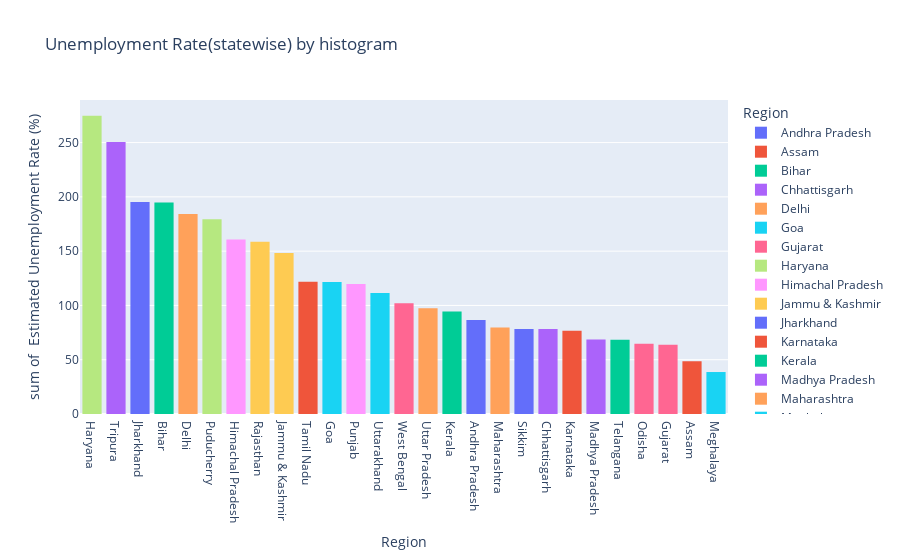

This figure's notebook cell:
### Code cell
# USING HISTOGRAM  TO ANALYSIS
# x AS REGION AND y AS ESTIMATED UNEMPLOYMENT RATE IN DESCENDING ORDER
fg=px.histogram(rate,x='Region',y=' Estimated Unemployment Rate (%)',color='Region',
         title='Unemployment Rate(statewise) by histogram',template='plotly')
fg.update_layout(xaxis={'categoryorder':'total descending'})
fg.show()

### Figure 1 — Plotly figure (JSON) as saved in the notebook; plotly's stock layout.template omitted (floating-point values rounded to 4 significant figures)
{"data": [{"alignmentgroup": "True", "bingroup": "x", "histfunc": "sum", "hovertemplate": "Region=%{x}<br>sum of  Estimated Unemployment Rate (%)=%{y}<extra></extra>", "legendgroup": "Andhra Pradesh", "marker": {"color": "#636efa", "pattern": {"shape": ""}}, "name": "Andhra Pradesh", "offsetgroup": "Andhra Pradesh", "orientation": "v", "showlegend": true, "type": "histogram", "x": ["Andhra Pradesh", "Andhra Pradesh", "Andhra Pradesh", "Andhra Pradesh", "Andhra Pradesh", "Andhra Pradesh", "Andhra Pradesh", "Andhra Pradesh", "Andhra Pradesh", "Andhra Pradesh"], "xaxis": "x", "y": [5.48, 5.83, 5.79, 20.51, 17.43, 3.31, 8.34, 6.96, 6.4, 6.59], "yaxis": "y"}, {"alignmentgroup": "True", "bingroup": "x", "histfunc": "sum", "hovertemplate": "Region=%{x}<br>sum of  Estimated Unemployment Rate (%)=%{y}<extra></extra>", "legendgroup": "Assam", "marker": {"color": "#EF553B", "pattern": {"shape": ""}}, "name": "Assam", "offsetgroup": "Assam", "orientation": "v", "showlegend": true, "type": "histogram", "x": ["Assam", "Assam", "Assam", "Assam", "Assam", "Assam", "Assam", "Assam", "Assam", "Assam"], "xaxis": "x", "y": [4.66, 4.41, 4.77, 11.06, 9.55, 0.6, 3.77, 5.53, 1.19, 3.02], "yaxis": "y"}, {"alignmentgroup": "True", "bingroup": "x", "histfunc": "sum", "hovertemplate": "Region=%{x}<br>sum of  Estimated Unemployment Rate (%)=%{y}<extra></extra>", "legendgroup": "Bihar", "marker": {"color": "#00cc96", "pattern": {"shape": ""}}, "name": "Bihar", "offsetgroup": "Bihar", "orientation": "v", "showlegend": true, "type": "histogram", "x": ["Bihar", "Bihar", "Bihar", "Bihar", "Bihar", "Bihar", "Bihar", "Bihar", "Bihar", "Bihar"], "xaxis": "x", "y": [10.61, 10.29, 15.43, 46.64, 45.96, 17.82, 12.79, 13.44, 11.91, 9.82], "yaxis": "y"}, {"alignmentgroup": "True", "bingroup": "x", "histfunc": "sum", "hovertemplate": "Region=%{x}<br>sum of  Estimated Unemployment Rate (%)=%{y}<extra></extra>", "legendgroup": "Chhattisgarh", "marker": {"color": "#ab63fa", "pattern": {"shape": ""}}, "name": "Chhattisgarh", "offsetgroup": "Chhattisgarh", "orientation": "v", "showlegend": true, "type": "histogram", "x": ["Chhattisgarh", "Chhattisgarh", "Chhattisgarh", "Chhattisgarh", "Chhattisgarh", "Chhattisgarh", "Chhattisgarh", "Chhattisgarh", "Chhattisgarh", "Chhattisgarh"], "xaxis": "x", "y": [9.65, 8.38, 7.54, 3.41, 10.5, 14.23, 10.27, 5.63, 1.96, 6.62], "yaxis": "y"}, {"alignmentgroup": "True", "bingroup": "x", "histfunc": "sum", "hovertemplate": "Region=%{x}<br>sum of  Estimated Unemployment Rate (%)=%{y}<extra></extra>", "legendgroup": "Delhi", "marker": {"color": "#FFA15A", "pattern": {"shape": ""}}, "name": "Delhi", "offsetgroup": "Delhi", "orientation": "v", "showlegend": true, "type": "histogram", "x": ["Delhi", "Delhi", "Delhi", "Delhi", "Delhi", "Delhi", "Delhi", "Delhi", "Delhi", "Delhi"], "xaxis": "x", "y": [22.23, 14.84, 17.04, 16.68, 42.27, 18.19, 20.3, 13.79, 12.53, 6.27], "yaxis": "y"}, {"alignmentgroup": "True", "bingroup": "x", "histfunc": "sum", "hovertemplate": "Region=%{x}<br>sum of  Estimated Unemployment Rate (%)=%{y}<extra></extra>", "legendgroup": "Goa", "marker": {"color": "#19d3f3", "pattern": {"shape": ""}}, "name": "Goa", "offsetgroup": "Goa", "orientation": "v", "showlegend": true, "type": "histogram", "x": ["Goa", "Goa", "Goa", "Goa", "Goa", "Goa", "Goa", "Goa", "Goa", "Goa"], "xaxis": "x", "y": [8.89, 2.81, 5.25, 13.31, 21.25, 9.96, 17.07, 16.21, 15.38, 11.54], "yaxis": "y"}, {"alignmentgroup": "True", "bingroup": "x", "histfunc": "sum", "hovertemplate": "Region=%{x}<br>sum of  Estimated Unemployment Rate (%)=%{y}<extra></extra>", "legendgroup": "Gujarat", "marker": {"color": "#FF6692", "pattern": {"shape": ""}}, "name": "Gujarat", "offsetgroup": "Gujarat", "orientation": "v", "showlegend": true, "type": "histogram", "x": ["Gujarat", "Gujarat", "Gujarat", "Gujarat", "Gujarat", "Gujarat", "Gujarat", "Gujarat", "Gujarat", "Gujarat"], "xaxis": "x", "y": [5.54, 6.38, 6.66, 18.71, 12.11, 3.2, 1.84, 1.87, 3.42, 4.03], "yaxis": "y"}, {"alignmentgroup": "True", "bingroup": "x", "histfunc": "sum", "hovertemplate": "Region=%{x}<br>sum of  Estimated Unemployment Rate (%)=%{y}<extra></extra>", "legendgroup": "Haryana", "marker": {"color": "#B6E880", "pattern": {"shape": ""}}, "name": "Haryana", "offsetgroup": "Haryana", "orientation": "v", "showlegend": true, "type": "histogram", "x": ["Haryana", "Haryana", "Haryana", "Haryana", "Haryana", "Haryana", "Haryana", "Haryana", "Haryana", "Haryana"], "xaxis": "x", "y": [20.34, 25.77, 25.05, 43.22, 29.02, 26.7, 24.18, 33.5, 19.68, 27.31], "yaxis": "y"}, {"alignmentgroup": "True", "bingroup": "x", "histfunc": "sum", "hovertemplate": "Region=%{x}<br>sum of  Estimated Unemployment Rate (%)=%{y}<extra></extra>", "legendgroup": "Himachal Pradesh", "marker": {"color": "#FF97FF", "pattern": {"shape": ""}}, "name": "Himachal Pradesh", "offsetgroup": "Himachal Pradesh", "orientation": "v", "showlegend": true, "type": "histogram", "x": ["Himachal Pradesh", "Himachal Pradesh", "Himachal Pradesh", "Himachal Pradesh", "Himachal Pradesh", "Himachal Pradesh", "Himachal Pradesh", "Himachal Pradesh", "Himachal Pradesh", "Himachal Pradesh"], "xaxis": "x", "y": [16.83, 16.84, 18.76, 2.2, 26.95, 13.47, 24.31, 15.79, 12.04, 13.46], "yaxis": "y"}, {"alignmentgroup": "True", "bingroup": "x", "histfunc": "sum", "hovertemplate": "Region=%{x}<br>sum of  Estimated Unemployment Rate (%)=%{y}<extra></extra>", "legendgroup": "Jammu & Kashmir", "marker": {"color": "#FECB52", "pattern": {"shape": ""}}, "name": "Jammu & Kashmir", "offsetgroup": "Jammu & Kashmir", "orientation": "v", "showlegend": true, "type": "histogram", "x": ["Jammu & Kashmir", "Jammu & Kashmir", "Jammu & Kashmir", "Jammu & Kashmir", "Jammu & Kashmir", "Jammu & Kashmir", "Jammu & Kashmir", "Jammu & Kashmir", "Jammu & Kashmir"], "xaxis": "x", "y": [21.08, 20.78, 15.5, 18.74, 17.92, 10.88, 11.09, 16.17, 16.14], "yaxis": "y"}, {"alignmentgroup": "True", "bingroup": "x", "histfunc": "sum", "hovertemplate": "Region=%{x}<br>sum of  Estimated Unemployment Rate (%)=%{y}<extra></extra>", "legendgroup": "Jharkhand", "marker": {"color": "#636efa", "pattern": {"shape": ""}}, "name": "Jharkhand", "offsetgroup": "Jharkhand", "orientation": "v", "showlegend": true, "type": "histogram", "x": ["Jharkhand", "Jharkhand", "Jharkhand", "Jharkhand", "Jharkhand", "Jharkhand", "Jharkhand", "Jharkhand", "Jharkhand", "Jharkhand"], "xaxis": "x", "y": [10.61, 11.85, 8.23, 47.09, 59.23, 20.95, 7.63, 9.76, 8.24, 11.8], "yaxis": "y"}, {"alignmentgroup": "True", "bingroup": "x", "histfunc": "sum", "hovertemplate": "Region=%{x}<br>sum of  Estimated Unemployment Rate (%)=%{y}<extra></extra>", "legendgroup": "Karnataka", "marker": {"color": "#EF553B", "pattern": {"shape": ""}}, "name": "Karnataka", "offsetgroup": "Karnataka", "orientation": "v", "showlegend": true, "type": "histogram", "x": ["Karnataka", "Karnataka", "Karnataka", "Karnataka", "Karnataka", "Karnataka", "Karnataka", "Karnataka", "Karnataka", "Karnataka"], "xaxis": "x", "y": [2.86, 3.61, 3.46, 29.84, 19.97, 8.44, 4.01, 0.5, 2.41, 1.58], "yaxis": "y"}, {"alignmentgroup": "True", "bingroup": "x", "histfunc": "sum", "hovertemplate": "Region=%{x}<br>sum of  Estimated Unemployment Rate (%)=%{y}<extra></extra>", "legendgroup": "Kerala", "marker": {"color": "#00cc96", "pattern": {"shape": ""}}, "name": "Kerala", "offsetgroup": "Kerala", "orientation": "v", "showlegend": true, "type": "histogram", "x": ["Kerala", "Kerala", "Kerala", "Kerala", "Kerala", "Kerala", "Kerala", "Kerala", "Kerala", "Kerala"], "xaxis": "x", "y": [5.31, 7.6, 8.99, 16.99, 17.88, 9.71, 7.09, 10.98, 5.91, 3.88], "yaxis": "y"}, {"alignmentgroup": "True", "bingroup": "x", "histfunc": "sum", "hovertemplate": "Region=%{x}<br>sum of  Estimated Unemployment Rate (%)=%{y}<extra></extra>", "legendgroup": "Madhya Pradesh", "marker": {"color": "#ab63fa", "pattern": {"shape": ""}}, "name": "Madhya Pradesh", "offsetgroup": "Madhya Pradesh", "orientation": "v", "showlegend": true, "type": "histogram", "x": ["Madhya Pradesh", "Madhya Pradesh", "Madhya Pradesh", "Madhya Pradesh", "Madhya Pradesh", "Madhya Pradesh", "Madhya Pradesh", "Madhya Pradesh", "Madhya Pradesh", "Madhya Pradesh"], "xaxis": "x", "y": [4.11, 4.57, 2.22, 12.36, 21.98, 6.48, 5.08, 4.7, 3.91, 3.13], "yaxis": "y"}, {"alignmentgroup": "True", "bingroup": "x", "histfunc": "sum", "hovertemplate": "Region=%{x}<br>sum of  Estimated Unemployment Rate (%)=%{y}<extra></extra>", "legendgroup": "Maharashtra", "marker": {"color": "#FFA15A", "pattern": {"shape": ""}}, "name": "Maharashtra", "offsetgroup": "Maharashtra", "orientation": "v", "showlegend": true, "type": "histogram", "x": ["Maharashtra", "Maharashtra", "Maharashtra", "Maharashtra", "Maharashtra", "Maharashtra", "Maharashtra", "Maharashtra", "Maharashtra", "Maharashtra"], "xaxis": "x", "y": [4.95, 4.69, 5.79, 20.9, 15.46, 9.23, 3.89, 6.23, 4.55, 4.1], "yaxis": "y"}, {"alignmentgroup": "True", "bingroup": "x", "histfunc": "sum", "hovertemplate": "Region=%{x}<br>sum of  Estimated Unemployment Rate (%)=%{y}<extra></extra>", "legendgroup": "Meghalaya", "marker": {"color": "#19d3f3", "pattern": {"shape": ""}}, "name": "Meghalaya", "offsetgroup": "Meghalaya", "orientation": "v", "showlegend": true, "type": "histogram", "x": ["Meghalaya", "Meghalaya", "Meghalaya", "Meghalaya", "Meghalaya", "Meghalaya", "Meghalaya", "Meghalaya", "Meghalaya", "Meghalaya"], "xaxis": "x", "y": [1.66, 3.59, 1.58, 10.03, 5.92, 1.15, 2.1, 3.74, 4.29, 4.6], "yaxis": "y"}, {"alignmentgroup": "True", "bingroup": "x", "histfunc": "sum", "hovertemplate": "Region=%{x}<br>sum of  Estimated Unemployment Rate (%)=%{y}<extra></extra>", "legendgroup": "Odisha", "marker": {"color": "#FF6692", "pattern": {"shape": ""}}, "name": "Odisha", "offsetgroup": "Odisha", "orientation": "v", "showlegend": true, "type": "histogram", "x": ["Odisha", "Odisha", "Odisha", "Odisha", "Odisha", "Odisha", "Odisha", "Odisha", "Odisha", "Odisha"], "xaxis": "x", "y": [1.9, 3.12, 13.08, 23.76, 11.41, 3.77, 1.88, 1.42, 2.1, 2.18], "yaxis": "y"}, {"alignmentgroup": "True", "bingroup": "x", "histfunc": "sum", "hovertemplate": "Region=%{x}<br>sum of  Estimated Unemployment Rate (%)=%{y}<extra></extra>", "legendgroup": "Puducherry", "marker": {"color": "#B6E880", "pattern": {"shape": ""}}, "name": "Puducherry", "offsetgroup": "Puducherry", "orientation": "v", "showlegend": true, "type": "histogram", "x": ["Puducherry", "Puducherry", "Puducherry", "Puducherry", "Puducherry", "Puducherry", "Puducherry", "Puducherry", "Puducherry", "Puducherry"], "xaxis": "x", "y": [0.58, 1.76, 1.2, 75.85, 58.19, 4.24, 15.47, 5.05, 10.9, 6.18], "yaxis": "y"}, {"alignmentgroup": "True", "bingroup": "x", "histfunc": "sum", "hovertemplate": "Region=%{x}<br>sum of  Estimated Unemployment Rate (%)=%{y}<extra></extra>", "legendgroup": "Punjab", "marker": {"color": "#FF97FF", "pattern": {"shape": ""}}, "name": "Punjab", "offsetgroup": "Punjab", "orientation": "v", "showlegend": true, "type": "histogram", "x": ["Punjab", "Punjab", "Punjab", "Punjab", "Punjab", "Punjab", "Punjab", "Punjab", "Punjab", "Punjab"], "xaxis": "x", "y": [11.11, 10.97, 10.32, 2.86, 28.33, 16.55, 9.19, 10.99, 9.61, 9.88], "yaxis": "y"}, {"alignmentgroup": "True", "bingroup": "x", "histfunc": "sum", "hovertemplate": "Region=%{x}<br>sum of  Estimated Unemployment Rate (%)=%{y}<extra></extra>", "legendgroup": "Rajasthan", "marker": {"color": "#FECB52", "pattern": {"shape": ""}}, "name": "Rajasthan", "offsetgroup": "Rajasthan", "orientation": "v", "showlegend": true, "type": "histogram", "x": ["Rajasthan", "Rajasthan", "Rajasthan", "Rajasthan", "Rajasthan", "Rajasthan", "Rajasthan", "Rajasthan", "Rajasthan", "Rajasthan"], "xaxis": "x", "y": [10.97, 15.16, 11.9, 17.7, 15.74, 14.39, 15.81, 17.51, 15.35, 24.15], "yaxis": "y"}, {"alignmentgroup": "True", "bingroup": "x", "histfunc": "sum", "hovertemplate": "Region=%{x}<br>sum of  Estimated Unemployment Rate (%)=%{y}<extra></extra>", "legendgroup": "Sikkim", "marker": {"color": "#636efa", "pattern": {"shape": ""}}, "name": "Sikkim", "offsetgroup": "Sikkim", "orientation": "v", "showlegend": true, "type": "histogram", "x": ["Sikkim", "Sikkim", "Sikkim", "Sikkim", "Sikkim", "Sikkim", "Sikkim", "Sikkim"], "xaxis": "x", "y": [23.57, 2.28, 24.51, 4.46, 4.45, 12.49, 5.7, 0.88], "yaxis": "y"}, {"alignmentgroup": "True", "bingroup": "x", "histfunc": "sum", "hovertemplate": "Region=%{x}<br>sum of  Estimated Unemployment Rate (%)=%{y}<extra></extra>", "legendgroup": "Tamil Nadu", "marker": {"color": "#EF553B", "pattern": {"shape": ""}}, "name": "Tamil Nadu", "offsetgroup": "Tamil Nadu", "orientation": "v", "showlegend": true, "type": "histogram", "x": ["Tamil Nadu", "Tamil Nadu", "Tamil Nadu", "Tamil Nadu", "Tamil Nadu", "Tamil Nadu", "Tamil Nadu", "Tamil Nadu", "Tamil Nadu", "Tamil Nadu"], "xaxis": "x", "y": [1.57, 2.09, 6.4, 49.83, 33.16, 12.2, 6.81, 2.65, 5, 2.16], "yaxis": "y"}, {"alignmentgroup": "True", "bingroup": "x", "histfunc": "sum", "hovertemplate": "Region=%{x}<br>sum of  Estimated Unemployment Rate (%)=%{y}<extra></extra>", "legendgroup": "Telangana", "marker": {"color": "#00cc96", "pattern": {"shape": ""}}, "name": "Telangana", "offsetgroup": "Telangana", "orientation": "v", "showlegend": true, "type": "histogram", "x": ["Telangana", "Telangana", "Telangana", "Telangana", "Telangana", "Telangana", "Telangana", "Telangana", "Telangana", "Telangana"], "xaxis": "x", "y": [5.49, 8.29, 5.77, 6.25, 14.7, 10.55, 5.36, 5.79, 3.27, 2.86], "yaxis": "y"}, {"alignmentgroup": "True", "bingroup": "x", "histfunc": "sum", "hovertemplate": "Region=%{x}<br>sum of  Estimated Unemployment Rate (%)=%{y}<extra></extra>", "legendgroup": "Tripura", "marker": {"color": "#ab63fa", "pattern": {"shape": ""}}, "name": "Tripura", "offsetgroup": "Tripura", "orientation": "v", "showlegend": true, "type": "histogram", "x": ["Tripura", "Tripura", "Tripura", "Tripura", "Tripura", "Tripura", "Tripura", "Tripura", "Tripura", "Tripura"], "xaxis": "x", "y": [32.67, 28.4, 29.95, 41.23, 21.51, 21.71, 18.24, 27.92, 17.35, 11.57], "yaxis": "y"}, {"alignmentgroup": "True", "bingroup": "x", "histfunc": "sum", "hovertemplate": "Region=%{x}<br>sum of  Estimated Unemployment Rate (%)=%{y}<extra></extra>", "legendgroup": "Uttar Pradesh", "marker": {"color": "#FFA15A", "pattern": {"shape": ""}}, "name": "Uttar Pradesh", "offsetgroup": "Uttar Pradesh", "orientation": "v", "showlegend": true, "type": "histogram", "x": ["Uttar Pradesh", "Uttar Pradesh", "Uttar Pradesh", "Uttar Pradesh", "Uttar Pradesh", "Uttar Pradesh", "Uttar Pradesh", "Uttar Pradesh", "Uttar Pradesh", "Uttar Pradesh"], "xaxis": "x", "y": [7.58, 8.98, 10.11, 21.54, 20.41, 9.47, 5.56, 5.79, 4.18, 3.75], "yaxis": "y"}, {"alignmentgroup": "True", "bingroup": "x", "histfunc": "sum", "hovertemplate": "Region=%{x}<br>sum of  Estimated Unemployment Rate (%)=%{y}<extra></extra>", "legendgroup": "Uttarakhand", "marker": {"color": "#19d3f3", "pattern": {"shape": ""}}, "name": "Uttarakhand", "offsetgroup": "Uttarakhand", "orientation": "v", "showlegend": true, "type": "histogram", "x": ["Uttarakhand", "Uttarakhand", "Uttarakhand", "Uttarakhand", "Uttarakhand", "Uttarakhand", "Uttarakhand", "Uttarakhand", "Uttarakhand", "Uttarakhand"], "xaxis": "x", "y": [5.49, 4.99, 19.85, 6.48, 8.01, 8.61, 12.38, 14.26, 22.26, 9.23], "yaxis": "y"}, {"alignmentgroup": "True", "bingroup": "x", "histfunc": "sum", "hovertemplate": "Region=%{x}<br>sum of  Estimated Unemployment Rate (%)=%{y}<extra></extra>", "legendgroup": "West Bengal", "marker": {"color": "#FF6692", "pattern": {"shape": ""}}, "name": "West Bengal", "offsetgroup": "West Bengal", "orientation": "v", "showlegend": true, "type": "histogram", "x": ["West Bengal", "West Bengal", "West Bengal", "West Bengal", "West Bengal", "West Bengal", "West Bengal", "West Bengal", "West Bengal", "West Bengal"], "xaxis": "x", "y": [6.94, 4.92, 6.92, 17.41, 17.41, 7.29, 6.83, 14.87, 9.35, 9.98], "yaxis": "y"}], "layout": {"barmode": "relative", "legend": {"title": {"text": "Region"}, "tracegroupgap": 0}, "title": {"text": "Unemployment Rate(statewise) by histogram"}, "xaxis": {"anchor": "y", "categoryarray": ["Andhra Pradesh", "Assam", "Bihar", "Chhattisgarh", "Delhi", "Goa", "Gujarat", "Haryana", "Himachal Pradesh", "Jammu & Kashmir", "Jharkhand", "Karnataka", "Kerala", "Madhya Pradesh", "Maharashtra", "Meghalaya", "Odisha", "Puducherry", "Punjab", "Rajasthan", "Sikkim", "Tamil Nadu", "Telangana", "Tripura", "Uttar Pradesh", "Uttarakhand", "West Bengal"], "categoryorder": "total descending", "domain": [0, 1], "title": {"text": "Region"}}, "yaxis": {"anchor": "x", "domain": [0, 1], "title": {"text": "sum of  Estimated Unemployment Rate (%)"}}}}
